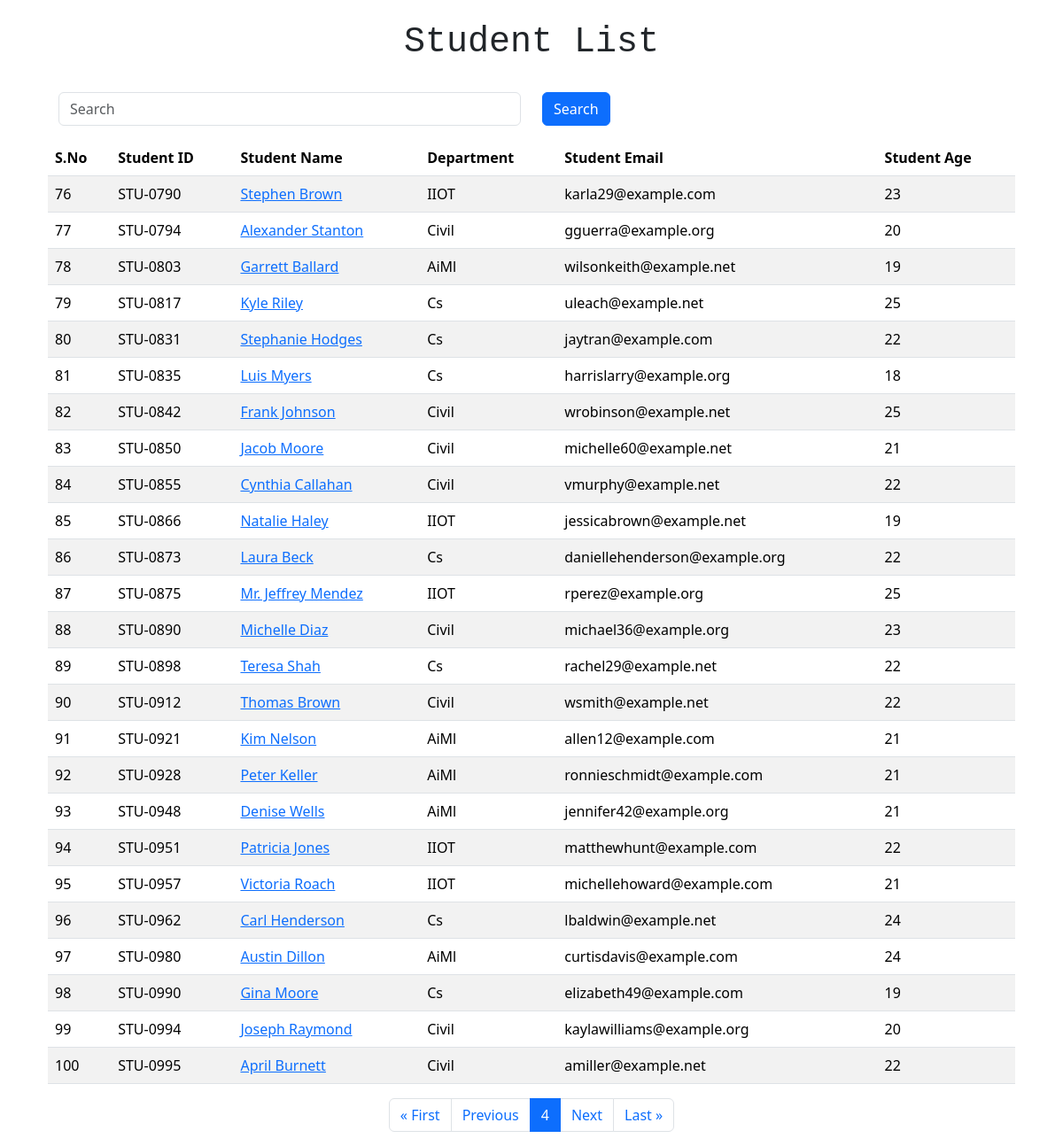
The app's page /student/?page=4 with its own data.
### home/models.py (models this page shows, shortened)
class Student(models.Model):
    department = models.ForeignKey(Department, related_name = "depart", on_delete = models.CASCADE)
    student_id = models.OneToOneField(StudentID, related_name ="studentid", on_delete = models.CASCADE)
    student_name = models.CharField(max_length = 100)
    student_email = models.EmailField(unique = True)
    student_age = models.IntegerField(default = 18)
    student_address = models.TextField()
    class Meta :
        ordering = ["student_id"]
        verbose_name =  "student"

class StudentID(models.Model):
    student_id = models.CharField(max_length=100)
    def __str__(self):
        return self.student_id
    class Meta:
        ordering = ["student_id"]

class Department(models.Model):
    department = models.CharField(max_length=200)
    def __str__(self):
        return self.department
    class Meta :
        ordering = ["department"]

### home/views.py (the view)
# urls.py: path("student/", get_student, name="get_student"),
def get_student(request):
    queryset = Student.objects.all()
    if request.GET.get("search"):
        search = request.GET.get("search")
        queryset = queryset.filter(
            Q(student_name__icontains = search) | Q(department__department__icontains = search) |
            Q(student_id__student_id__icontains = search)
        )
    paginator = Paginator(queryset, 25)  # Show 25 contacts per page.
    page_number = request.GET.get("page")
    queryset = paginator.get_page(page_number)
    return render(request,"report/student.html", {"student": queryset} )

### home/templates/report/student.html (shortened to what this page needs)
{% extends "layout.html" %} {% block start%}
<div class="container">
    <div class="container">
        <div class="container text-center p-4" style="font-family:monospace;font-weight:bold">
            <h1>Student List</h1>
        </div>
        <div class="container">
            <div class="row">
                <div class="col-lg-6">
                    <form class="">
                        <div class="mb-3">
                            <input type="text" name="search" placeholder="Search" class="form-control">
                        </div>
                </div>
                <div class="col-lg-6">
                    <button type="submit" class="btn btn-primary">Search</button>
                </div>
            </div>
        </div>
        <table class="table table-striped table-hover">
            <thead>
                <tr>
                    <th scope="col ">S.No</th>
                    <th scope="col ">Student ID</th>
                    <th scope="col ">Student Name</th>
                    <th scope="col ">Department</th>
                    <th scope="col ">Student Email</th>
                    <th scope="col ">Student Age</th>
                </tr>
            </thead>
            <tbody>
                {% for students in student%}
                <tr>
                    <td>{{ forloop.counter0 | add:student.start_index }}</td>
                    <td>{{students.student_id}}</td>
                    <td><a href="{% url 'student_marks' students.student_name %}">{{students.student_name}}</a></td>
                    <td>{{students.department}}</td>
                    <td>{{students.student_email}}</td>
                    <td>{{students.student_age}}</td>
                </tr>
                {%endfor%}
            </tbody>
        </table>
    </div>
    <div class="container d-flex justify-content-center">
        <nav aria-label="Page navigation example">
            <ul class="pagination">
                {% if student.has_previous %}
                <li class="page-item"><a class="page-link" href="?page=1">&laquo; First</a></li>
                <li class="page-item"><a class="page-link" href="?page={{ student.previous_page_number }}">Previous</a></li>
                {% else %}
                <li class="page-item disabled"><span class="page-link">&laquo; First</span></li>
                <li class="page-item disabled"><span class="page-link">Previous</span></li>
                {% endif %}
                <li class="page-item active" aria-current="page"><span class="page-link">{{ student.number }}</span></li>
                {% if student.has_next %}
                <li class="page-item"><a class="page-link" href="?page={{ student.next_page_number }}">Next</a></li>
                <li class="page-item"><a class="page-link" href="?page={{ student.paginator.num_pages }}">Last &raquo;</a></li>
                {% else %}
                <li class="page-item disabled"><span class="page-link">Next</span></li>
                <li class="page-item disabled"><span class="page-link">Last &raquo;</span></li>
                {% endif %}
            </ul>
        </nav>
    </div>
</div>
{% endblock %}

### records on screen
Student: student_id "STU-0790", student_name "Stephen Brown", department "IIOT", student_email "karla29@example.com", student_age "23"
Student: student_id "STU-0794", student_name "Alexander Stanton", department "Civil", student_email "gguerra@example.org", student_age "20"
Student: student_id "STU-0803", student_name "Garrett Ballard", department "AiMl", student_email "wilsonkeith@example.net", student_age "19"
Student: student_id "STU-0817", student_name "Kyle Riley", department "Cs", student_email "uleach@example.net", student_age "25"
Student: student_id "STU-0831", student_name "Stephanie Hodges", department "Cs", student_email "jaytran@example.com", student_age "22"
Student: student_id "STU-0835", student_name "Luis Myers", department "Cs", student_email "harrislarry@example.org", student_age "18"
Student: student_id "STU-0842", student_name "Frank Johnson", department "Civil", student_email "wrobinson@example.net", student_age "25"
Student: student_id "STU-0850", student_name "Jacob Moore", department "Civil", student_email "michelle60@example.net", student_age "21"
Student: student_id "STU-0855", student_name "Cynthia Callahan", department "Civil", student_email "vmurphy@example.net", student_age "22"
Student: student_id "STU-0866", student_name "Natalie Haley", department "IIOT", student_email "jessicabrown@example.net", student_age "19"
Student: student_id "STU-0873", student_name "Laura Beck", department "Cs", student_email "daniellehenderson@example.org", student_age "22"
Student: student_id "STU-0875", student_name "Mr. Jeffrey Mendez", department "IIOT", student_email "rperez@example.org", student_age "25"
Student: student_id "STU-0890", student_name "Michelle Diaz", department "Civil", student_email "michael36@example.org", student_age "23"
Student: student_id "STU-0898", student_name "Teresa Shah", department "Cs", student_email "rachel29@example.net", student_age "22"
Student: student_id "STU-0912", student_name "Thomas Brown", department "Civil", student_email "wsmith@example.net", student_age "22"
Student: student_id "STU-0921", student_name "Kim Nelson", department "AiMl", student_email "allen12@example.com", student_age "21"
Student: student_id "STU-0928", student_name "Peter Keller", department "AiMl", student_email "ronnieschmidt@example.com", student_age "21"
Student: student_id "STU-0948", student_name "Denise Wells", department "AiMl", student_email "jennifer42@example.org", student_age "21"
Student: student_id "STU-0951", student_name "Patricia Jones", department "IIOT", student_email "matthewhunt@example.com", student_age "22"
Student: student_id "STU-0957", student_name "Victoria Roach", department "IIOT", student_email "michellehoward@example.com", student_age "21"
Student: student_id "STU-0962", student_name "Carl Henderson", department "Cs", student_email "lbaldwin@example.net", student_age "24"
Student: student_id "STU-0980", student_name "Austin Dillon", department "AiMl", student_email "curtisdavis@example.com", student_age "24"
Student: student_id "STU-0990", student_name "Gina Moore", department "Cs", student_email "elizabeth49@example.com", student_age "19"
Student: student_id "STU-0994", student_name "Joseph Raymond", department "Civil", student_email "kaylawilliams@example.org", student_age "20"
Student: student_id "STU-0995", student_name "April Burnett", department "Civil", student_email "amiller@example.net", student_age "22"

### other values on screen
{{ student.number }} "4"
